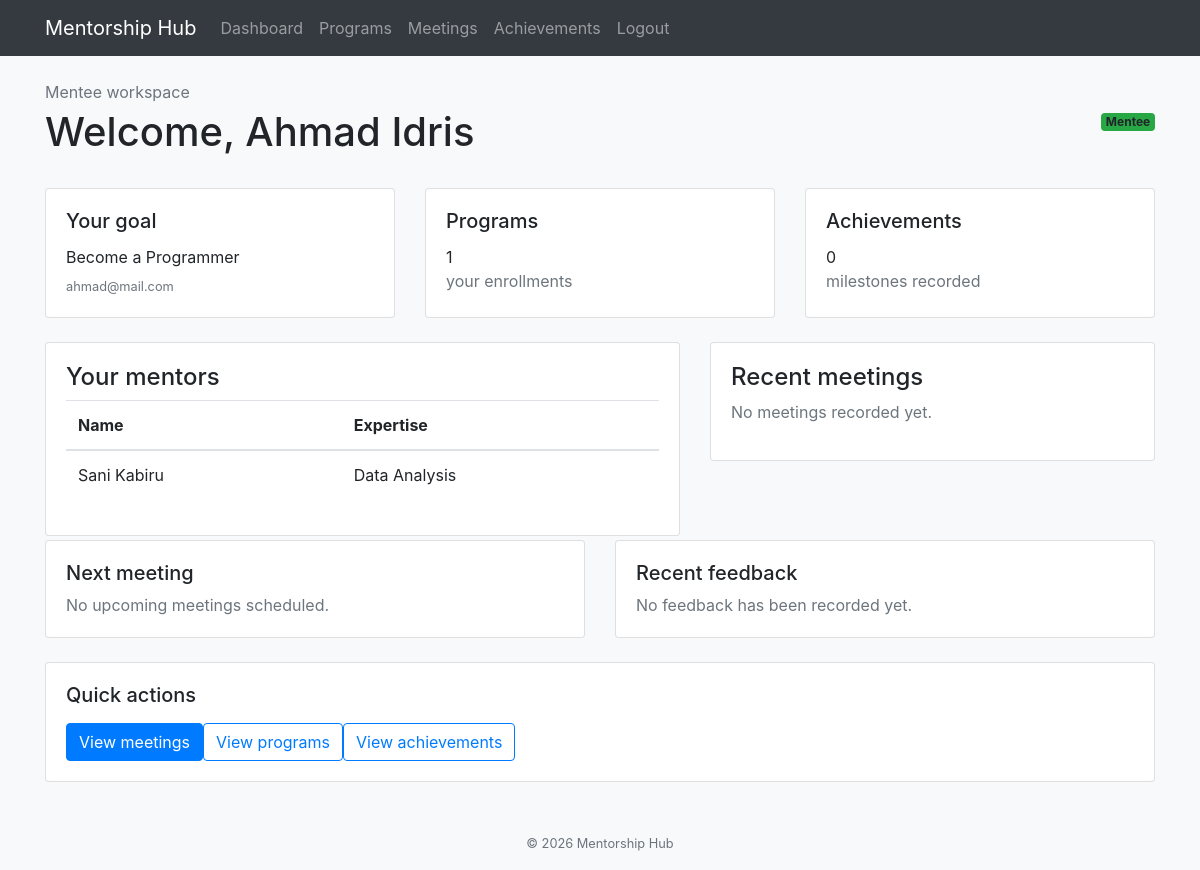
Page /dashboard (signed in) on the earlier database version.
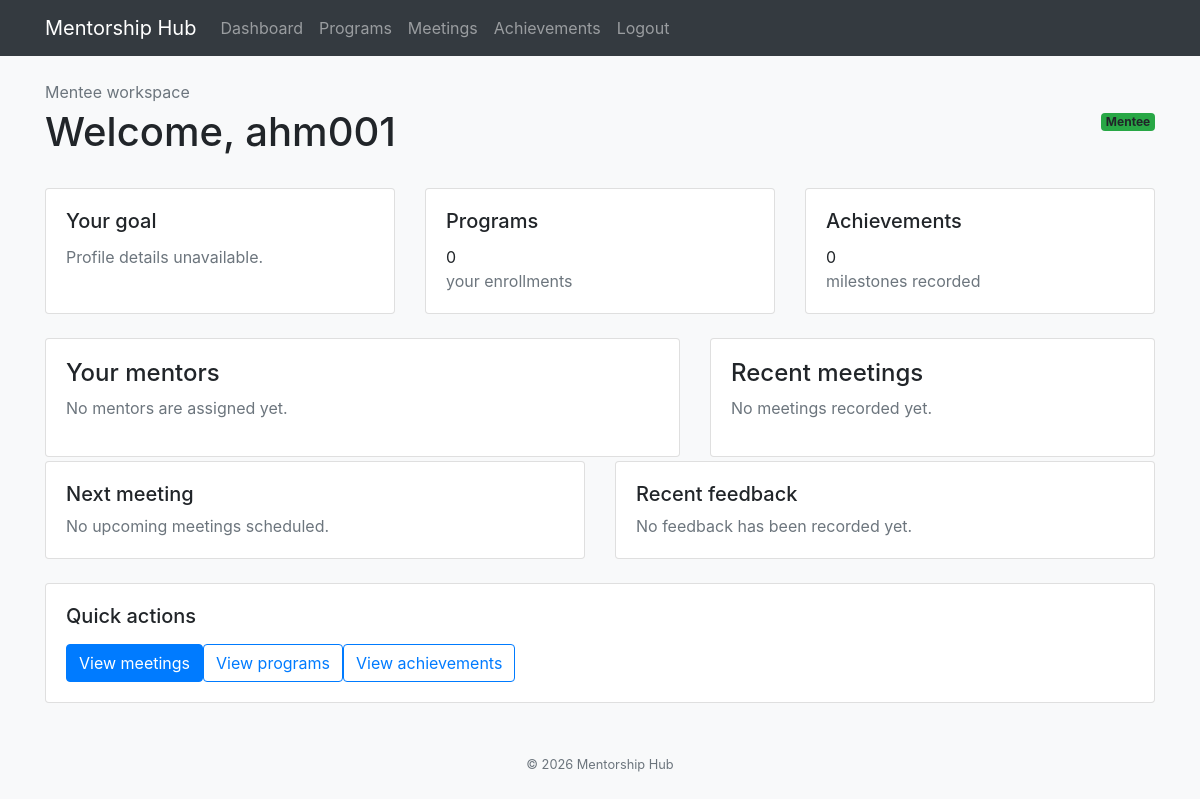
Same page on the later database version.
### tables this page shows
CREATE TABLE Mentee (
    MenteeID INTEGER PRIMARY KEY AUTOINCREMENT,
    Name TEXT,
    Email TEXT,
    Goal TEXT,
    JoinedAt TEXT DEFAULT CURRENT_TIMESTAMP
);

CREATE TABLE Mentor (
    MentorID INTEGER PRIMARY KEY AUTOINCREMENT,
    Name TEXT,
    Email TEXT,
    Expertise TEXT,
    JoinedAt TEXT DEFAULT CURRENT_TIMESTAMP
);

### app.py (the view)
@app.route('/dashboard')
def dashboard():
    if 'user_name' not in session:
        return redirect(url_for('login'))
    if session['user_type'] == 'SuperAdmin':
        return redirect(url_for('superadmin_dashboard'))
    conn = sqlite3.connect(DB_PATH)
    cursor = conn.cursor()
    if session['user_type'] == 'Mentor':
        cursor.execute('SELECT Name, Email, Expertise FROM Mentor WHERE MentorID = ?', (session['person_id'],))
        profile = cursor.fetchone()
        cursor.execute('''
            SELECT DISTINCT Program.ProgramName, Program.StartDate, Program.EndDate
            FROM Program
            INNER JOIN Match ON Program.ProgramID = Match.ProgramID
            WHERE Match.MentorID = ?
            ORDER BY Program.StartDate ''', (session['person_id'], )
            )
        programs = cursor.fetchall()
        cursor.execute('''
            SELECT DISTINCT Mentee.Name, Mentee.Goal
            FROM Mentee
            INNER JOIN Match ON Mentee.MenteeID = Match.MenteeID
            WHERE Match.MentorID = ?
            ORDER BY Mentee.Name
        ''', (session['person_id'],))
        mentees = cursor.fetchall()
        cursor.execute('''
            SELECT Meeting.MeetingDate, Mentee.Name, Meeting.Notes
            FROM Meeting
            INNER JOIN Match ON Meeting.MatchID = Match.MatchID
            INNER JOIN Mentee ON Match.MenteeID = Mentee.MenteeID
            WHERE Match.MentorID = ?
            ORDER BY Meeting.MeetingDate DESC
        ''', (session['person_id'],))
        meetings = cursor.fetchall()
        template = 'mentor_dashboard.html'
    else:
        cursor.execute('SELECT Name, Email, Goal FROM Mentee WHERE MenteeID = ?', (session['person_id'],))
        profile = cursor.fetchone()
        cursor.execute('''
            SELECT DISTINCT Program.ProgramName, Program.StartDate, Program.EndDate
            FROM Program
            INNER JOIN Match ON Program.ProgramID = Match.ProgramID
            WHERE Match.MenteeID = ?
            ORDER BY Program.StartDate
        ''', (session['person_id'],))
        programs = cursor.fetchall()
        cursor.execute('''
            SELECT DISTINCT Mentor.Name, Mentor.Expertise
            FROM Mentor
            INNER JOIN Match ON Mentor.MentorID = Match.MentorID
            WHERE Match.MenteeID = ?
            ORDER BY Mentor.Name
        ''', (session['person_id'],))
        mentors = cursor.fetchall()
        cursor.execute('''
            SELECT Meeting.MeetingDate, Mentor.Name, Meeting.Notes
            FROM Meeting
            INNER JOIN Match ON Meeting.MatchID = Match.MatchID
            INNER JOIN Mentor ON Match.MentorID = Mentor.MentorID
            WHERE Match.MenteeID = ?
            ORDER BY Meeting.MeetingDate DESC
        ''', (session['person_id'],))
        meetings = cursor.fetchall()
        cursor.execute('''
            SELECT Meeting.MeetingDate, Mentor.Name, Meeting.Notes
            FROM Meeting
            INNER JOIN Match ON Meeting.MatchID = Match.MatchID
            INNER JOIN Mentor ON Match.MentorID = Mentor.MentorID
            WHERE Match.MenteeID = ? AND Meeting.MeetingDate >= date('now')
            ORDER BY Meeting.MeetingDate ASC
            LIMIT 1
        ''', (session['person_id'],))
        next_meeting = cursor.fetchone()
        cursor.execute('''
            SELECT AVG(Feedback.Rating), COUNT(Feedback.FeedbackID)
            FROM Feedback
            INNER JOIN Meeting ON Feedback.MeetingID = Meeting.MeetingID
            INNER JOIN Match ON Meeting.MatchID = Match.MatchID
            WHERE Match.MenteeID = ?
        ''', (session['person_id'],))
        feedback_summary = cursor.fetchone()
        cursor.execute('''
            SELECT AchievementType, Title, Organisation, AchievementDate
            FROM Achievement
            WHERE MenteeID = ?
            ORDER BY AchievementDate DESC
        ''', (session['person_id'],))
        achievements = cursor.fetchall()
        template = 'mentee_dashboard.html'
    conn.close()
    dashboard_data = {
        'user_name': session['user_name'],
        'profile': profile,
        'programs': programs,
        'meetings': meetings,
    }
    if session['user_type'] == 'Mentor':
        dashboard_data['mentees'] = mentees
    else:
        dashboard_data['mentors'] = mentors
        dashboard_data['achievements'] = achievements
        dashboard_data['next_meeting'] = next_meeting
        dashboard_data['feedback_summary'] = feedback_summary
    return render_template(template, **dashboard_data)

### templates/mentee_dashboard.html (shortened to what this page needs)
{% extends "base.html" %}
{% block content %}
<div class="d-flex justify-content-between align-items-center mb-4">
    <div>
        <p class="text-muted mb-1">Mentee workspace</p>
        <h1>Welcome, {{ user_name }}</h1>
    </div>
    <span class="badge bg-success fs-6">Mentee</span>
</div>
<div class="row g-4 mb-4">
    <div class="col-md-4">
        <div class="card h-100 shadow-sm">
            <div class="card-body">
                <h5 class="card-title">Your goal</h5>{% if profile %}<p class="mb-1">{{ profile[2] or 'No goal set yet.'
                    }}</p><small class="text-muted">{{ profile[1] }}</small>{% else %}<p class="text-muted">Profile
                    details unavailable.</p>{% endif %}
            </div>
        </div>
    </div>
    <div class="col-md-4">
        <div class="card h-100 shadow-sm">
            <div class="card-body">
                <h5 class="card-title">Programs</h5>
                <p class="display-6 mb-0">{{ programs|length }}</p>
                <p class="text-muted mb-0">your enrollments</p>
            </div>
        </div>
    </div>
    <div class="col-md-4">
        <div class="card h-100 shadow-sm">
            <div class="card-body">
                <h5 class="card-title">Achievements</h5>
                <p class="display-6 mb-0">{{ achievements|length }}</p>
                <p class="text-muted mb-0">milestones recorded</p>
            </div>
        </div>
    </div>
</div>
<div class="row g-4">
    <div class="col-lg-7">
        <div class="card shadow-sm">
            <div class="card-body">
                <h2 class="h4">Your mentors</h2>
                {% if mentors %}<div class="table-responsive">
                    <table class="table align-middle">
                        <thead>
                            <tr>
                                <th>Name</th>
                                <th>Expertise</th>
                            </tr>
                        </thead>
                        <tbody>{% for mentor in mentors %}<tr>
                                <td>{{ mentor[0] }}</td>
                                <td>{{ mentor[1] or 'Not set' }}</td>
                            </tr>{% endfor %}</tbody>
                    </table>
                </div>{% else %}<p class="text-muted">No mentors are assigned yet.</p>{% endif %}
            </div>
        </div>
    </div>
    <div class="col-lg-5">
        <div class="card shadow-sm">
            <div class="card-body">
                <h2 class="h4">Recent meetings</h2>
                {% if meetings %}<ul class="list-group list-group-flush">{% for meeting in meetings[:5] %}<li
                        class="list-group-item px-0"><strong>{{ meeting[0] }}</strong> with {{ meeting[1] }}<br><small
                            class="text-muted">{{ meeting[2] or 'No notes added.' }}</small></li>{% endfor %}</ul>{%
                else %}<p class="text-muted">No meetings recorded yet.</p>{% endif %}
            </div>
        </div>
    </div>
</div>
<div class="row g-4 mt-1">
    <div class="col-md-6">
        <div class="card shadow-sm">
            <div class="card-body">
                <h2 class="h5">Next meeting</h2>{% if next_meeting %}<p class="mb-1"><strong>{{ next_meeting[0]
                        }}</strong> with {{ next_meeting[1] }}</p>
                <p class="text-muted mb-0">{{ next_meeting[2] or 'No notes added.' }}</p>{% else %}<p
                    class="text-muted mb-0">No upcoming meetings scheduled.</p>{% endif %}
            </div>
        </div>
    </div>
    <div class="col-md-6">
        <div class="card shadow-sm">
            <div class="card-body">
                <h2 class="h5">Recent feedback</h2>{% if feedback_summary and feedback_summary[1] %}<p class="mb-1">
                    <strong>&#9733; {{ '%.1f'|format(feedback_summary[0]) }} average</strong></p>
                <p class="text-muted mb-0">{{ feedback_summary[1] }} session{{ 's' if feedback_summary[1] != 1 else ''
                    }} rated</p>{% else %}<p class="text-muted mb-0">No feedback has been recorded yet.</p>{% endif %}
            </div>
        </div>
    </div>
</div>
<div class="card shadow-sm mt-4">
    <div class="card-body">
        <h2 class="h5 mb-3">Quick actions</h2>
        <div class="d-flex flex-wrap gap-3">
            <a class="btn btn-primary" href="{{ url_for('meetings') }}">View meetings</a>
            <a class="btn btn-outline-primary" href="{{ url_for('programs') }}">View programs</a>
            <a class="btn btn-outline-primary" href="{{ url_for('achievements') }}">View achievements</a>
        </div>
    </div>
</div>
{% endblock %}

### templates/base.html (shortened to what this page needs)
<!DOCTYPE html>
<html lang="en">
<head>
    <link href="{{ url_for('static', filename='css/bootstrap.min.css') }}" rel="stylesheet">
</head>
<body class="bg-light">
    <nav class="navbar navbar-expand-lg navbar-dark bg-dark">
        <div class="container">
            <a class="navbar-brand" href="{{ url_for('dashboard') }}">Mentorship Hub</a>
            <div class="collapse navbar-collapse" id="navMenu">
                <ul class="navbar-nav ms-auto">
                    <li class="nav-item">
                        <a class="nav-link" href="{{ url_for('dashboard') }}">Dashboard</a>
                    </li>
                    <li class="nav-item">
                        <a class="nav-link" href="{{ url_for('programs') }}">Programs</a>
                    </li>
                    <li class="nav-item">
                        <a class="nav-link" href="{{ url_for('meetings') }}">Meetings</a>
                    </li>
                    <li class="nav-item">
                        <a class="nav-link" href="{{ url_for('achievements') }}">Achievements</a>
                    </li>
                    <li class="nav-item">
                        <a class="nav-link" href="{{ url_for('logout') }}">Logout</a>
                    </li>
                </ul>
            </div>
        </div>
    </nav>
    <main class="container mt-4 mb-5">
        {% block content %}{% endblock %}
    </main>
    <footer class="text-center text-muted mt-5 mb-3">
        <small>&copy; 2026 Mentorship Hub</small>
    </footer>
</body>
</html>

Differences in the rows shown:
removed Mentee: Name "Ahmad Idris", Goal "Become a Programmer", Email "ahmad@mail.com"
no longer on this page (row unchanged): Mentor: Name "Sani Kabiru", Expertise "Data Analysis"
Other differences:
{{ user_name }}: (not shown) → "ahm001"
{{ programs|length }}: "1" → "0"
text no longer shown: "Name Expertise"
text now shown: "Profile details unavailable. No mentors are assigned yet."
